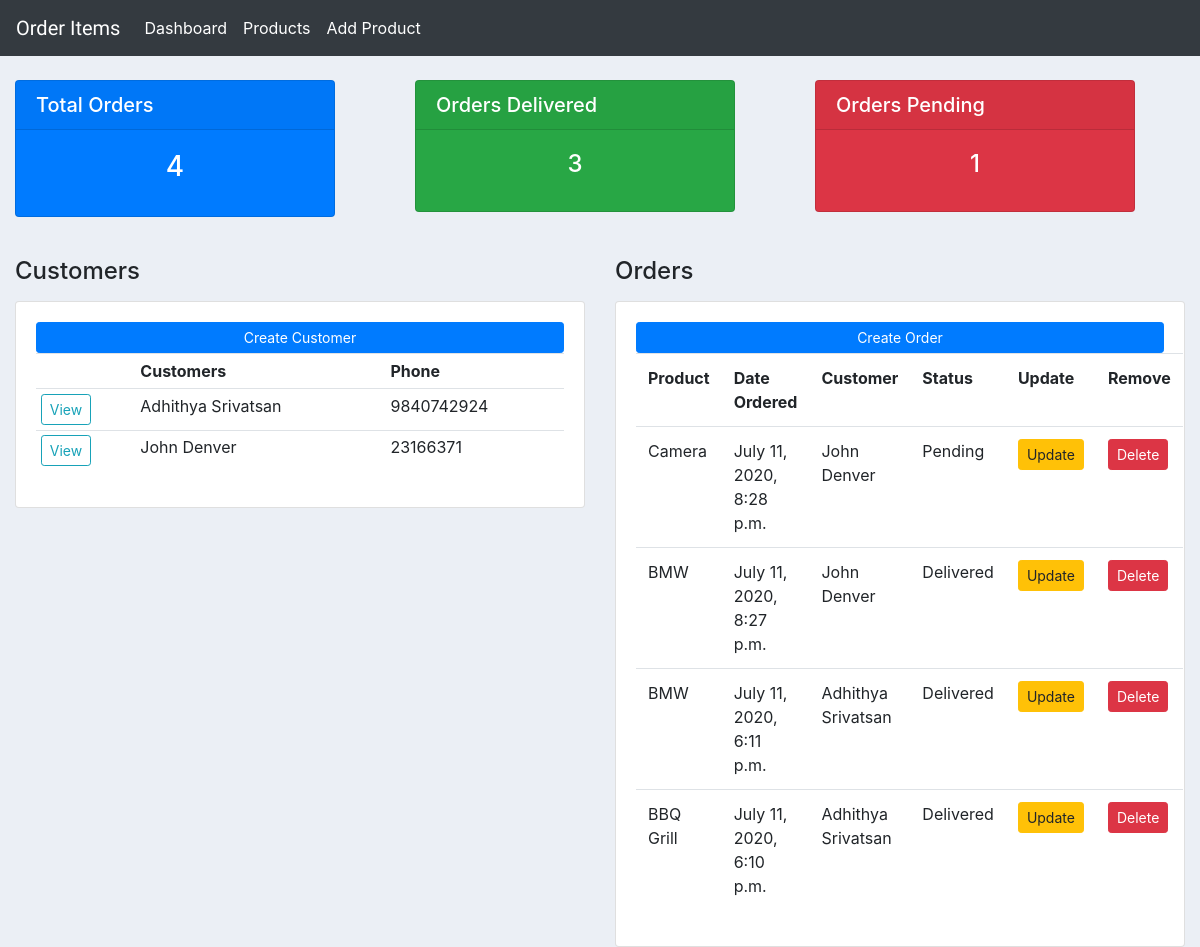
The page / on the database its author committed.
### order_app/models.py (models this page shows, shortened)
class Customer(models.Model):
    name = models.CharField(max_length=50,null=True)
    phone = models.IntegerField(null=True)
    email = models.EmailField(null=True)
    date_created = models.DateTimeField(auto_now_add=True)

class Order(models.Model):
    STATUS = (
        ('Pending','Pending'),
        ('Delivered','Delivered'),
        ('Out for Delivery','Out for Delivery')
    )
    customer = models.ForeignKey(Customer,null=True,on_delete=models.CASCADE)
    product = models.ForeignKey(Product,null=True,on_delete=models.CASCADE)
    date_created = models.DateTimeField(auto_now_add=True)
    status = models.CharField(null=True,max_length=200,choices=STATUS)

class Product(models.Model):
    CHOICES = (
        ('Indoor','Indoor'),
        ('Outdoor','Outdoor'),
        ('Sports','Sports')
    )
    name = models.CharField(max_length=50,null=True)
    price = models.FloatField(null=True)
    description = models.CharField(max_length=50,null=True,blank=True)
    category = models.CharField(max_length=200,choices=CHOICES)
    date_created = models.DateTimeField(auto_now_add=True)
    tag = models.ManyToManyField(Tag)

### order_app/views.py (the view)
# urls.py: path('',views.home,name='home'),
def home(request):
    customers = Customer.objects.all()
    orders = Order.objects.all().order_by('-date_created')
    total_orders = orders.count()
    orders_pending = Order.objects.filter(status="Pending").count()
    orders_delivered = Order.objects.filter(status="Delivered").count()
    context = {'customers':customers,'orders':orders,'total_orders':total_orders,
                'orders_pending':orders_pending,'orders_delivered':orders_delivered}
    return render(request,'home.html',context)

### order_app/templates/home.html
{% extends 'base.html' %}
{% load static %}
{% block content %}
<br>
{% include 'status.html' %}
<br>
<div class="row">
    <div class="col lg-9">
        <h4 class="mb-3">Customers</h4>
        <div class="card card-body">
            <a href=" {% url 'customer_form' %} " class="btn btn-block btn-sm btn-primary">Create Customer</a>
            <table class="table table-sm">
                <tr>
                    <th></th>
                    <th>Customers</th>
                    <th>Phone</th>
                </tr>
                {% for customer in customers %}
                    <tr>
                        <td><a href="{% url 'customer' customer.id %}" class="btn btn-outline-info btn-sm">View</a></td>
                        <td>{{ customer.name }}</td>
                        <td>{{ customer.phone }}</td>
                    </tr>
                {% endfor %}
            </table>
        </div>
    </div>
    <div class="col lg-3">
        <h4 class="mb-3">Orders</h4>
        <div class="card card-body">
            <a href="{% url 'order_form' %}" class="btn btn-block btn-sm btn-primary">Create Order</a>
            <table class="table table-md">
                <tr>
                    <th>Product</th>
                    <th>Date Ordered</th>
                    <th>Customer</th>
                    <th>Status</th>
                    <th>Update</th>
                    <th>Remove</th>
                </tr>
                {% for order in orders %}
                    <tr>
                        <td>{{ order.product.name }}</td>
                        <td>{{ order.date_created }}</td>
                        <td>{{ order.customer.name }}</td>
                        <td>{{ order.status }}</td>
                        <td><a href="{% url 'update_form' order.id %}" class="btn btn-warning btn-sm">Update</a></td>
                        <td><a href="{% url 'delete_form' order.id %}" class="btn btn-danger btn-sm">Delete</a></td>
                    </tr>
                {% endfor %}
            </table>
        </div>
    </div>
</div>
{% endblock %}

### order_app/templates/base.html (shortened to what this page needs)
<!DOCTYPE html>
{% load static %}
<html lang="en">
<head>
    <link rel="stylesheet" href="https://stackpath.bootstrapcdn.com/bootstrap/4.5.0/css/bootstrap.min.css">
    <link rel="stylesheet" href="{% static 'css/master.css' %}">
</head>
<body>
    <nav class="navbar navbar-expand-lg navbar-dark bg-dark">
        <a class="navbar-brand" href="{% url 'home' %}" id="h">Order Items</a>
        <div class="collapse navbar-collapse" id="navbarSupportedContent">
          <ul class="navbar-nav mr-auto">
            <li class="nav-item active">
              <a class="nav-link" href="{% url 'home' %}">Dashboard</a>
            </li>
            <li class="nav-item active">
              <a class="nav-link" href="{% url 'product' %}">Products</a>
            </li>
            <li class="nav-item active">
              <a class="nav-link" href="{% url 'add_product' %}">Add Product</a>
            </li>
          </ul>
        </div>
      </nav>
      <div class="container-fluid">
          {% block content %}
          {% endblock %}
      </div>
</body>
</html>

### order_app/templates/status.html
<div class="row">
    <div class="col md-2">
        <div class="card text-white bg-primary mb-3" style="max-width: 20rem;">
            <div class="card-header card-title h5">Total Orders</div>
            <div class="card-body">
              <h3 class="card-title text-center">{{ total_orders }}</h5>
            </div>
          </div>
    </div>
    <div class="col md-6">
        <div class="card text-white bg-success mb-3" style="max-width: 20rem;">
            <div class="card-title card-header h5">Orders Delivered</div>
            <div class="card-body">
              <h4 class="card-title text-center">{{ orders_delivered }}</h4>
            </div>
          </div>
    </div>
    <div class="col md-4">
        <div class="card text-white bg-danger mb-3 h5" style="max-width: 20rem;">
            <div class="card-header card-title">Orders Pending</div>
            <div class="card-body">
              <h4 class="card-title text-center">{{ orders_pending }}</h4>
            </div>
          </div>
    </div>
</div>

### order_app/templates/base.html (style rules this page uses)
body { background-color: #ebeff5; }
#h { font-family: 'Merienda One', cursive; }

### rows shown on the page
Customer: name "Adhithya Srivatsan", phone "9840742924"
Customer: name "John Denver", phone "23166371"
Order: product.name "Camera", date_created "July 11, 2020, 8:28 p.m.", customer.name "John Denver", status "Pending"
Order: product.name "BMW", date_created "July 11, 2020, 8:27 p.m.", customer.name "John Denver", status "Delivered"
Order: product.name "BMW", date_created "July 11, 2020, 6:11 p.m.", customer.name "Adhithya Srivatsan", status "Delivered"
Order: product.name "BBQ Grill", date_created "July 11, 2020, 6:10 p.m.", customer.name "Adhithya Srivatsan", status "Delivered"

### other values the page prints
{{ total_orders }} "4"
{{ orders_delivered }} "3"
{{ orders_pending }} "1"
